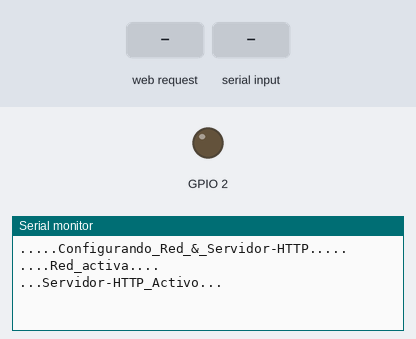
Recording of a sketch running on a simulated ESP8266 (NodeMCU). On the bench: output pins drawn as LEDs (lit = HIGH), the last lines printed to the serial monitor. Inputs (shaded band) come from the test bench.

Above: at 3.2 s.
3.3 s: HTTP request GET /?var=traslado1 received
At 4.5 s:
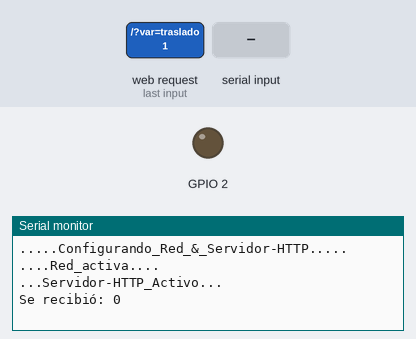
4.8 s: "traslado1" received over Serial
At 6.0 s:
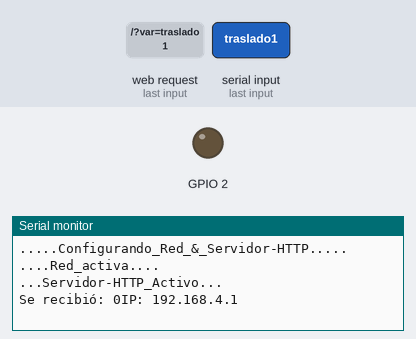
6.3 s: "traslado2" received over Serial
At 7.3 s:
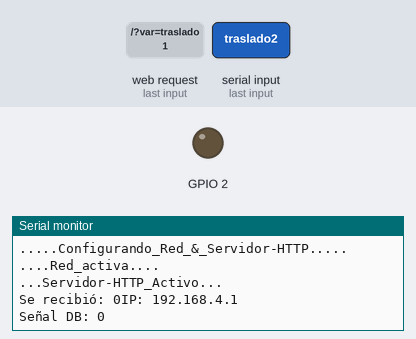
7.8 s: "3" received over Serial
At 9.3 s:
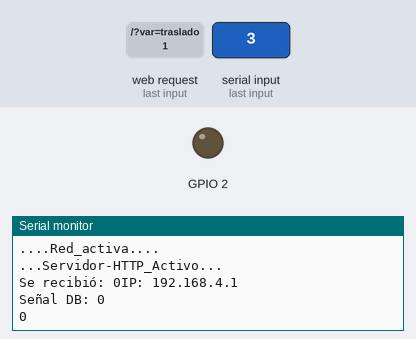

Measured:
- after the input at 3.3 s, the serial monitor: prints a new line at once (image 1)
- after the input at 4.8 s, the serial monitor: prints a new line at once (image 2)
- after the input at 6.3 s, the serial monitor: prints a new line at once (image 3)
- after the input at 7.8 s, the serial monitor: prints a new line at once (image 4)

The sketch:

sistema_server.ino
```cpp
#include <ESP8266WiFi.h>
#include <ESP8266WebServer.h>

const char* nombrered = "Red_sistema";
const char* contraseñared = "30433518";

int traslado1 = 10;
int traslado2= 11;
int traslado3;
int traslado4;

ESP8266WebServer server(80);

void handleRoot (){
  if (server.hasArg("variable")) {
    String variableName = server.arg("variable");
    if (variableName == "traslado1") {
      server.send(200, "text/plain", String(traslado1));
    } else if (variableName == "traslado2") {
      server.send(200, "text/plain", String(traslado2));
    } else {
      server.send(404, "text/plain", "Error: Variable no encontrada");
    }
  } else {
    String message = "traslado 1: " + String(traslado1) + "\ntraslado 2: " + String(traslado2);
    server.send(200, "text/plain", message);
  }

if (server.hasArg("var")){
  if(server.arg("var")){
    String var_str = server.arg("var");
    traslado3 = var_str.toInt();
    Serial.print("\nSe recibió: ");
    Serial.print(traslado3);
    }
  else if(server.arg("var2")){
    String var2_str = server.arg("var2");
    traslado4 = var2_str.toInt();
    Serial.print("\nSe recibió: ");
    Serial.print(traslado4);
   }
  else{
    server.send(400, "text/plain", "Error: no se proporcionó ninguna variable");
   }
  }

}

void setup() {
  pinMode(2, OUTPUT);
  Serial.begin(9600);

  Serial.println("\n.....Configurando_Red_&_Servidor-HTTP.....");
  delay(1000);
  WiFi.softAP(nombrered, contraseñared);
  Serial.println("....Red_activa....");
  delay(1000);

  server.on("/", handleRoot);
  server.begin();
  Serial.println("...Servidor-HTTP_Activo...");
}

void loop(){
  server.handleClient();

  if (Serial.available()==0);
  char var = Serial.read();

    if (var == '1'){
      Serial.print("IP: ");
      Serial.println(WiFi.softAPIP());
  }
      if (var == '2'){
   Serial.printf("Señal DB: %d\n", WiFi.RSSI());
  }
   if (var == '3'){
      Serial.println(traslado3);
   }
}
```
